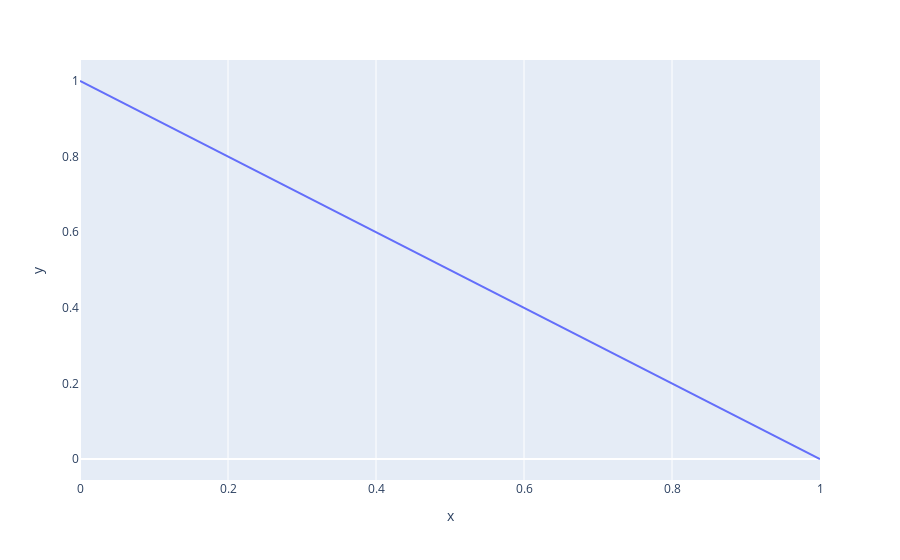

Notebook cell for this chart:
### Code cell
import plotly.express as px

fig = px.line(y=[1, 0])
fig.update_xaxes(showgrid=True)
fig.update_yaxes(showgrid=False)
fig.show()

### Figure 1 — Plotly figure (JSON) as saved in the notebook; plotly's stock layout.template omitted (floating-point values rounded to 4 significant figures)
{"data": [{"hovertemplate": "x=%{x}<br>y=%{y}<extra></extra>", "legendgroup": "", "line": {"color": "#636efa", "dash": "solid"}, "mode": "lines", "name": "", "orientation": "v", "showlegend": false, "type": "scatter", "x": [0, 1], "xaxis": "x", "y": [1, 0], "yaxis": "y"}], "layout": {"legend": {"tracegroupgap": 0}, "margin": {"t": 60}, "xaxis": {"anchor": "y", "domain": [0, 1], "showgrid": true, "title": {"text": "x"}}, "yaxis": {"anchor": "x", "domain": [0, 1], "showgrid": false, "title": {"text": "y"}}}}
